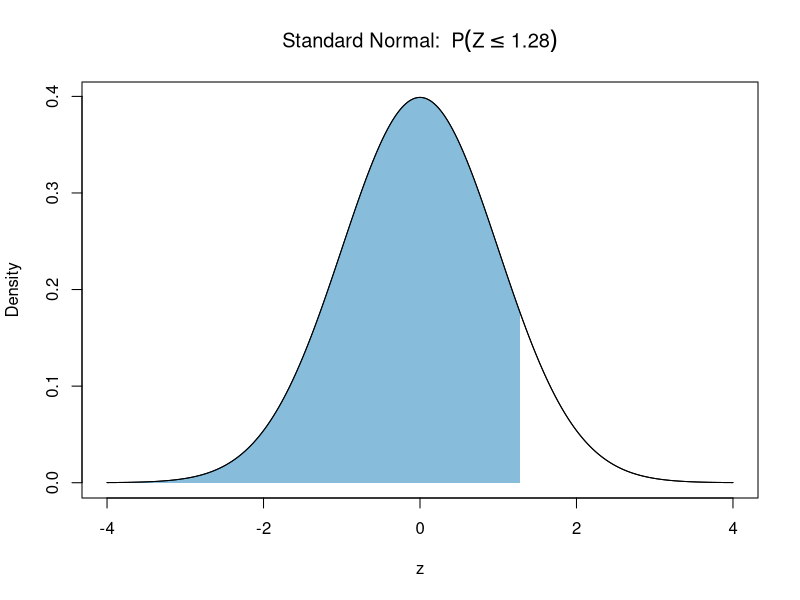
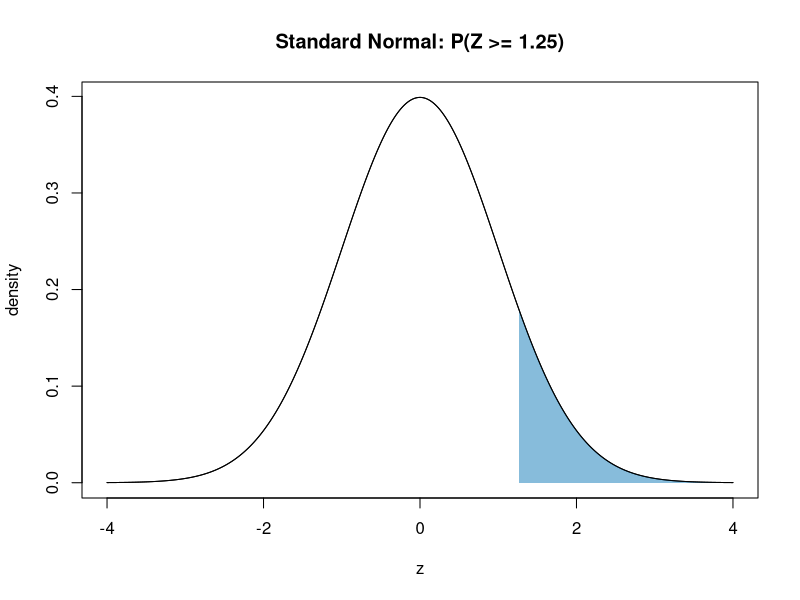
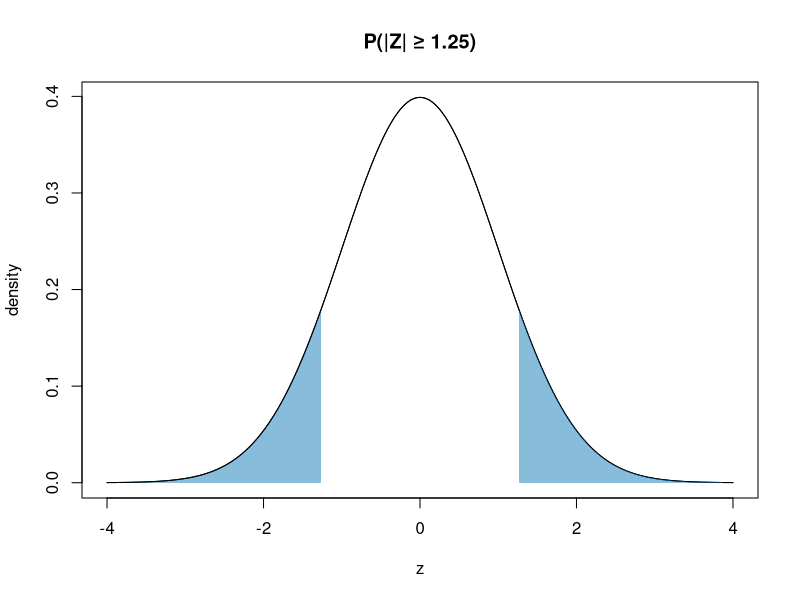
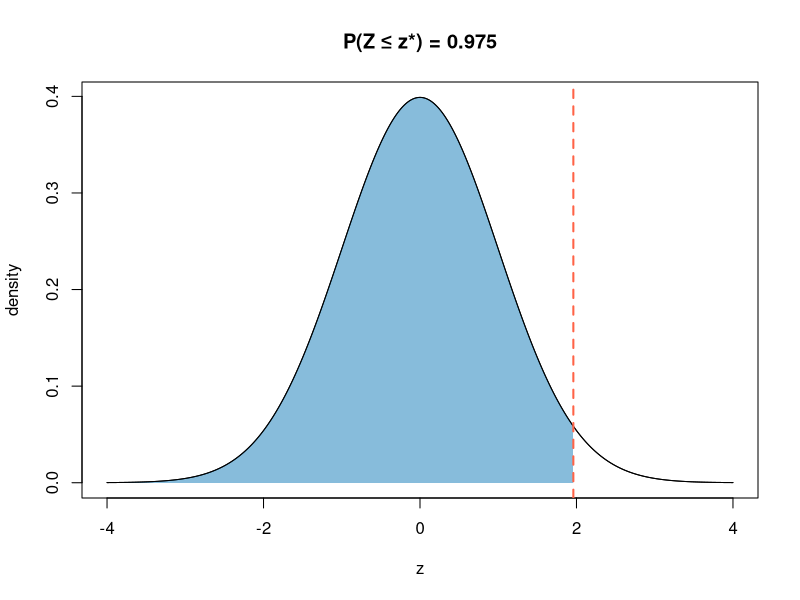
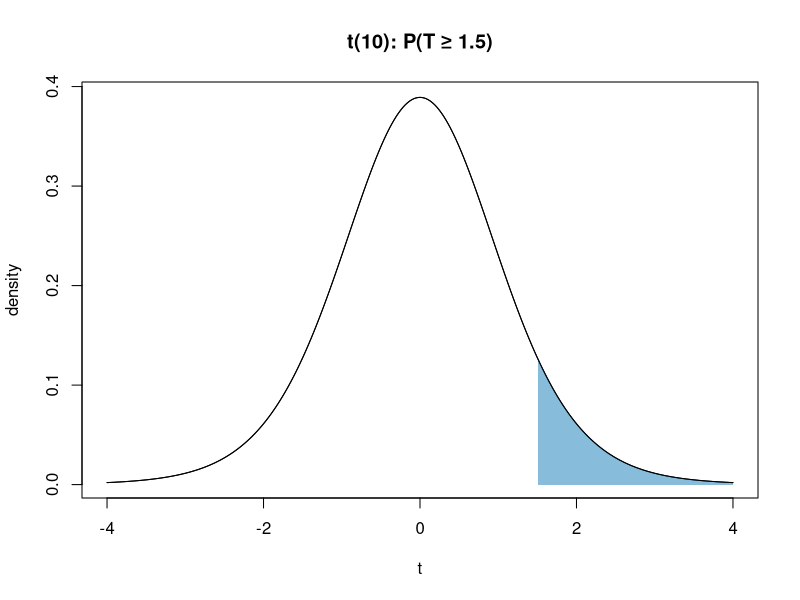
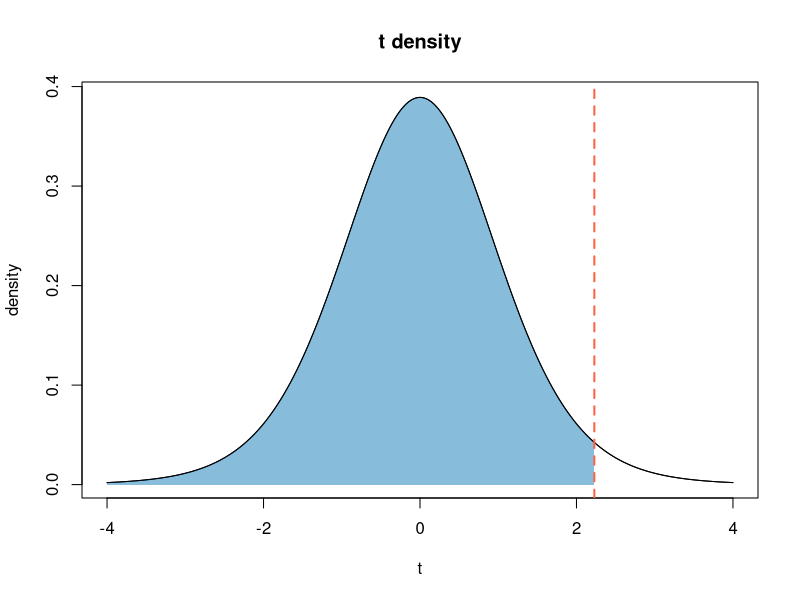
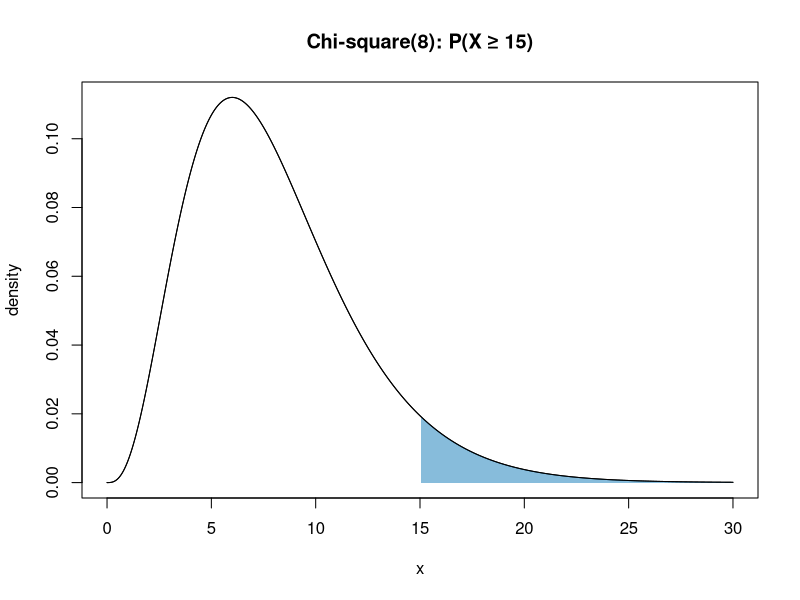
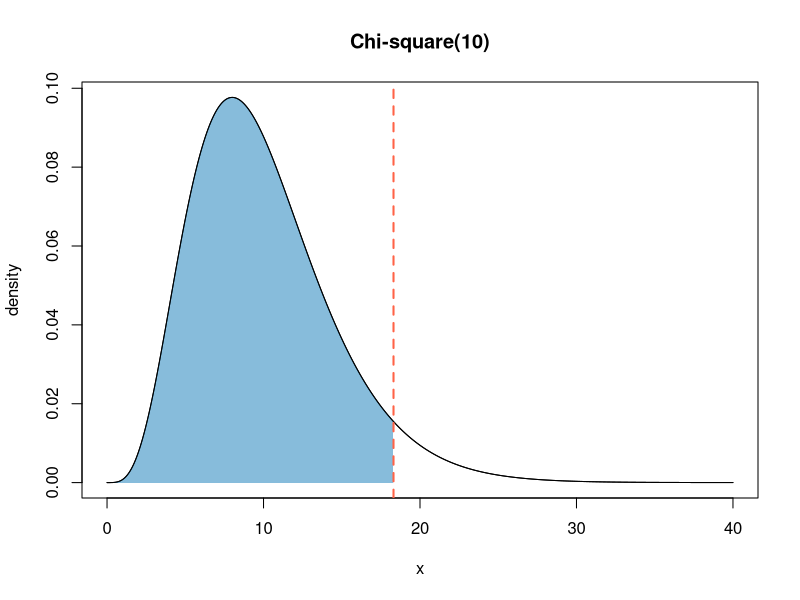

Recreate these plots in R, in order.
## ---- chunk 1
# Left-tail shading for z = 1.28 under N(0,1) in base R
z <- 1.28

curve(dnorm(x), from = -4, to = 4, n = 1000,
      xlab = "z", ylab = "Density",
      main = bquote("Standard Normal: " ~ P(Z <= .(z))))

x_shade <- seq(-4, z, length.out = 500)
y_shade <- dnorm(x_shade)
polygon(c(x_shade, rev(x_shade)),
        c(y_shade, rep(0, length(y_shade))),
        col = rgb(0, 114, 178, 120, maxColorValue = 255),
        border = NA)

lines(seq(-4, 4, length.out = 1000), dnorm(seq(-4, 4, length.out = 1000)))
## ---- chunk 2

# Tiny helper to draw a density and shade [lower, upper]
plot_shade <- function(dfun, from, to, lower=-Inf, upper=Inf, ...,
                       main="Density with shaded region", xlab="x"){
  xs <- seq(from, to, length.out = 600)
  ys <- dfun(xs, ...)
  plot(xs, ys, type = "l", xlab = xlab, ylab = "density", main = main)
  xs_s <- xs[xs >= lower & xs <= upper]
  if (length(xs_s) > 1) {
    polygon(c(xs_s, rev(xs_s)),
            c(rep(0, length(xs_s)), rev(dfun(xs_s, ...))),
            col = rgb(0, 114, 178, 120, maxColorValue = 255) , border = NA)
  }
  lines(xs, ys)
                       }

  plot_shade(dnorm, from=-4, to=4, lower=1.25, upper=4,
           main="Standard Normal: P(Z >= 1.25)", xlab="z")

## ---- chunk 3
plot_shade <- function(dfun, from, to, lower = -Inf, upper = Inf,
                       add = FALSE, ..., main = "Density with shaded region", xlab = "x") {
  xs <- seq(from, to, length.out = 600)
  ys <- dfun(xs, ...)
  if (!add) {
    plot(xs, ys, type = "l", xlab = xlab, ylab = "density", main = main)
  }
  xs_s <- xs[xs >= lower & xs <= upper]
  if (length(xs_s) > 1) {
    polygon(c(xs_s, rev(xs_s)),
            c(rep(0, length(xs_s)), rev(dfun(xs_s, ...))),
            col = rgb(0, 114, 178, 120, maxColorValue = 255) , border = NA)
  }
  if (!add) lines(xs, ys)
                       }
  
plot_shade(dnorm, from=-4, to=4, lower=-4,  upper=-1.25, main="P(|Z| ≥ 1.25)", xlab="z")
plot_shade(dnorm, from=-4, to=4, lower= 1.25, upper= 4, add=TRUE)
## ---- chunk 4
plot_shade <- function(dfun, from, to, lower = -Inf, upper = Inf,
                       add = FALSE, ..., main = "Density with shaded region", xlab = "x") {
  xs <- seq(from, to, length.out = 600)
  ys <- dfun(xs, ...)
  if (!add) {
    plot(xs, ys, type = "l", xlab = xlab, ylab = "density", main = main)
  }
  xs_s <- xs[xs >= lower & xs <= upper]
  if (length(xs_s) > 1) {
    polygon(c(xs_s, rev(xs_s)),
            c(rep(0, length(xs_s)), rev(dfun(xs_s, ...))),
            col = rgb(0, 114, 178, 120, maxColorValue = 255), border = NA)
  }
  if (!add) lines(xs, ys)
                       }
  
plot_shade(dnorm, from=-4, to=4, lower=-4, upper=qnorm(0.975),
           main="P(Z ≤ z*) = 0.975", xlab="z")
abline(v = qnorm(0.975), col="tomato", lwd=2, lty=2)
## ---- chunk 5
plot_shade <- function(fun, from, to, lower = -Inf, upper = Inf,
                       add = FALSE, ..., main = "Density with shaded region", xlab = "x") {
  f <- match.fun(fun)                     # works for dt or "dt"
  xs <- seq(from, to, length.out = 600)
  ys <- f(xs, ...)
  if (!add) {
    plot(xs, ys, type = "l", xlab = xlab, ylab = "density", main = main)
  }
  xs_s <- xs[xs >= lower & xs <= upper]
  if (length(xs_s) > 1) {
    polygon(c(xs_s, rev(xs_s)),
            c(rep(0, length(xs_s)), rev(f(xs_s, ...))),
            col = rgb(0, 114, 178, 120, maxColorValue = 255) , border = NA)
  }
  if (!add) lines(xs, ys)
}

plot_shade("dt", from = -4, to = 4, lower = 1.5, upper = 4, df = 10,
           main = "t(10): P(T ≥ 1.5)", xlab = "t")
## ---- chunk 6
plot_shade <- function(fun, from, to, lower=-Inf, upper=Inf,
                       add=FALSE, ..., main="t density", xlab="t"){
  f <- match.fun(fun)
  xs <- seq(from, to, length.out = 600)
  ys <- f(xs, ...)
  if (!add) plot(xs, ys, type="l", xlab=xlab, ylab="density", main=main)
  xs_s <- xs[xs >= lower & xs <= upper]
  if (length(xs_s) > 1) {
    polygon(c(xs_s, rev(xs_s)),
            c(rep(0, length(xs_s)), rev(f(xs_s, ...))),
            col=rgb(0, 114, 178, 120, maxColorValue = 255), border=NA)
  }
  if (!add) lines(xs, ys)
}

plot_shade(dt, from=-4, to=4,df=10,  lower = -4, upper =qt(0.975, df = 10))
abline(v = qt(0.975, df = 10), col="tomato", lwd=2, lty=2)


## ---- chunk 7
plot_shade <- function(fun, from, to, lower=-Inf, upper=Inf,
                       add=FALSE, ..., main="Density with shaded region", xlab="x"){
  f <- match.fun(fun); xs <- seq(from,to,length.out=600); ys <- f(xs,...)
  if (!add) plot(xs,ys,type="l",xlab=xlab,ylab="density",main=main)
  xs_s <- xs[xs>=lower & xs<=upper]
  if (length(xs_s)>1) polygon(c(xs_s,rev(xs_s)),
                              c(rep(0,length(xs_s)),rev(f(xs_s,...))),
                              col=rgb(0, 114, 178, 120, maxColorValue = 255), border=NA)
  if (!add) lines(xs,ys)
                       }

plot_shade(dchisq, from=0, to=30, lower=15, upper=30, df=8,
           main="Chi-square(8): P(X ≥ 15)", xlab="x")
## ---- chunk 8
# helper that actually shades [lower, upper]
plot_shade <- function(fun, from, to, lower = -Inf, upper = Inf,
                       add = FALSE, ..., main = "Chi-square(10)", xlab = "x"){
  f  <- match.fun(fun)
  xs <- seq(from, to, length.out = 600)
  ys <- f(xs, ...)

  if (!add) {
    plot(xs, ys, type = "l", xlab = xlab, ylab = "density", main = main)
  }

  # SHADING: use lower/upper to fill the region under the curve
  xs_s <- xs[xs >= lower & xs <= upper]
  if (length(xs_s) > 1) {
    polygon(
      c(xs_s, rev(xs_s)),
      c(rep(0, length(xs_s)), rev(f(xs_s, ...))),
      col = rgb(0, 114, 178, 120, maxColorValue = 255),  # semi-transparent
      border = NA
    )
  }

  if (!add) lines(xs, ys)
}

# Left tail up to the 95th percentile (area = 0.95)
cut <- qchisq(0.95, df = 10)
plot_shade(dchisq, from = 0, to = 40, lower = 0, upper = cut, df = 10,
           xlab = "x")
abline(v = cut, col = "tomato", lwd = 2, lty = 2)

## ---- chunk 9
plot_shade <- function(fun, from, to, lower=-Inf, upper=Inf, add=FALSE, ..., main="F(5,12)", xlab="f"){
  f <- match.fun(fun); xs <- seq(from,to,length.out=600); ys <- f(xs,...)
  if (!add) plot(xs,ys,type="l",xlab=xlab,ylab="density",main=main)
  xs_s <- xs[xs>=lower & xs<=upper]
  if (length(xs_s)>1) polygon(c(xs_s,rev(xs_s)),
                              c(rep(0,length(xs_s)),rev(f(xs_s,...))),
                              col=rgb(0, 114, 178, 120, maxColorValue = 255), border=NA)
  if (!add) lines(xs,ys)
}

plot_shade(df, from=0, to=8, lower=3, upper=8, df1=5, df2=12,
           main="F(5,12): P(F ≥ 3)", xlab="f")

## ---- chunk 10
plot_shade <- function(fun, from, to, lower = -Inf, upper = Inf,
                       add = FALSE, ..., main = "F density", xlab = "f") {
  f  <- match.fun(fun)
  xs <- seq(from, to, length.out = 600)
  ys <- f(xs, ...)

  if (!add) {
    plot(xs, ys, type = "l", xlab = xlab, ylab = "density", main = main)
  }

  # fill the region [lower, upper] under the curve
  xs_s <- xs[xs >= lower & xs <= upper]
  if (length(xs_s) > 1) {
    polygon(
      c(xs_s, rev(xs_s)),
      c(rep(0, length(xs_s)), rev(f(xs_s, ...))),
      col = rgb(0, 114, 178, 120, maxColorValue = 255),  # semi-transparent fill
      border = NA
    )
  }

  if (!add) lines(xs, ys)
}
f_q <- qf(0.95, df1 = 3, df2 = 20)

plot_shade(
  df, from = 0, to = 6,
  lower = 0, upper = f_q, df1 = 3, df2 = 20,
  xlab = "f"
)
abline(v = f_q, col = "tomato", lwd = 2, lty = 2)
